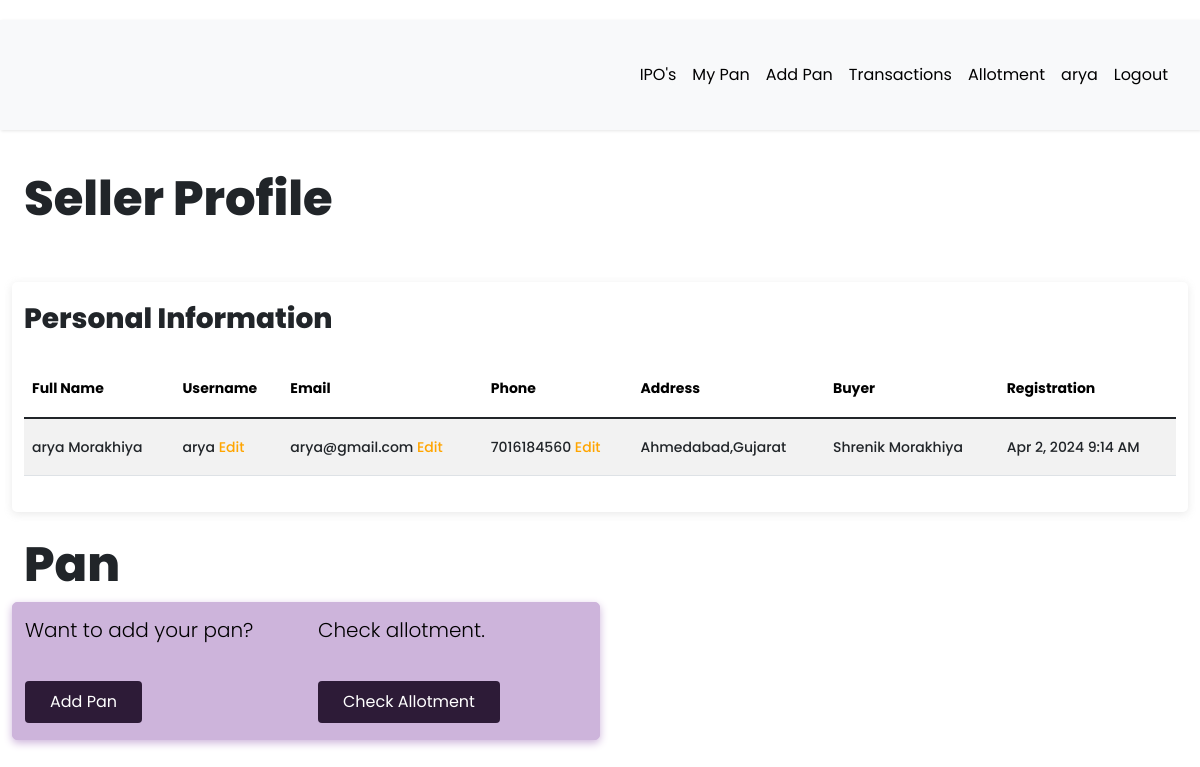
/seller/profile (signed in), run on an earlier commit of the app's database.
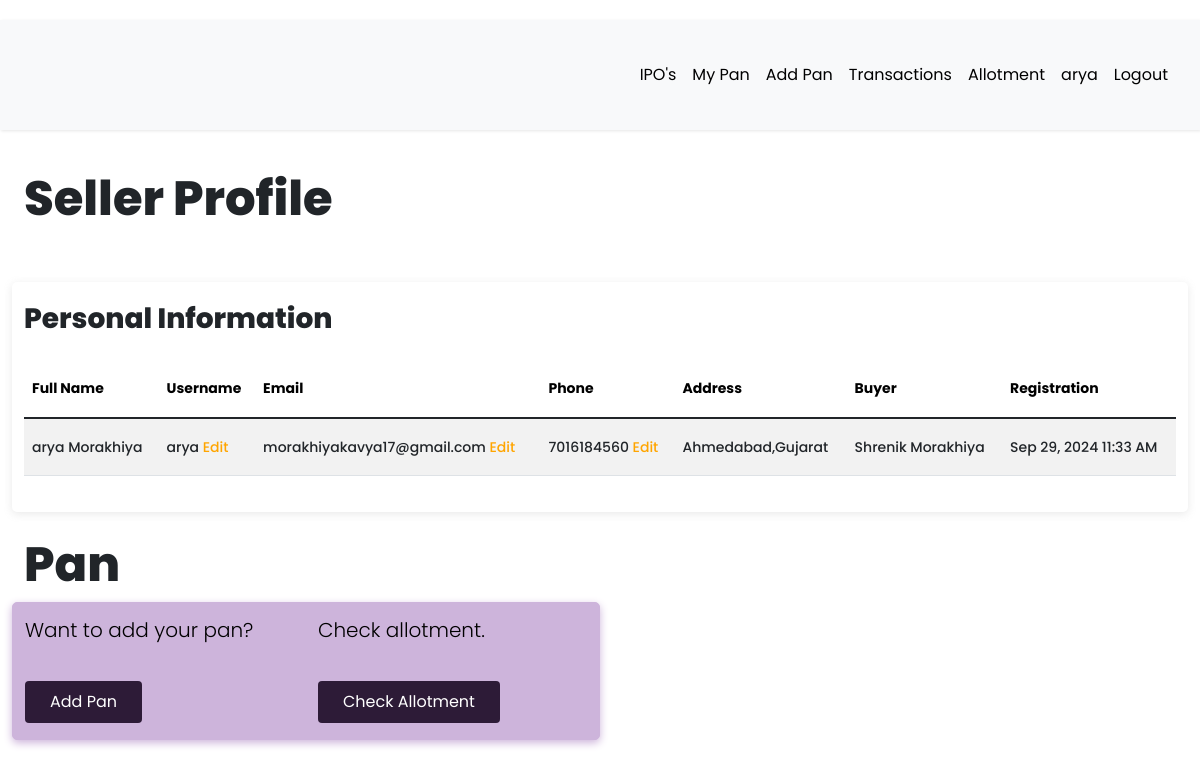
And on a later commit of the database.
### app/models.py (models this page shows, shortened)
class User(db.Model, UserMixin):
    __tablename__ = "user"
    id = db.Column(db.Integer, primary_key=True)
    first_name = db.Column(db.String(64), index=True, default="First Name", nullable=False)
    last_name = db.Column(db.String(64), index=True, nullable=True)
    username = db.Column(db.String(64), index=True, unique=True, nullable=False)
    email = db.Column(db.String(128), index=True, nullable=False)
    password_hash = db.Column(db.String(128))
    confirm_password = db.Column(db.String(128))
    phone_number = db.Column(db.String(20), nullable=False, unique = True)
    verification_phone = db.Column(db.String(20))
    active = db.Column(db.Boolean, nullable=False, default=True)
    delete_account = db.Column(db.Boolean, default=False)
    registered_at = db.Column(db.DateTime, default=datetime.utcnow, nullable=False)
    emails = db.relationship("Email", backref="author", lazy="dynamic")
    type = db.Column(db.String(64))
    __mapper_args__ = {"polymorphic_identity": "user", "polymorphic_on": "type"}
    @property
    def is_active(self):
        return self.active

### app/routes.py (the view)
@app.route("/seller/profile", methods=["GET", "POST"])
@login_required
def seller_profile():
    try:
        if current_user.type == "seller":
            username_form = EditUsernameForm()
            email_form = EditEmailForm()
            phone_form = EditPhoneForm()
            if request.method == "GET":
                username_form.username.data = current_user.username
                email_form.email.data = current_user.email
                phone_form.phone.data = current_user.phone_number
            if username_form.validate_on_submit() and username_form.username.data:
                current_user.username = username_form.username.data
                db.session.commit()
                flash("Username updated.")
                return redirect(url_for("seller_profile"))
            if email_form.validate_on_submit() and email_form.email.data:
                current_user.email = email_form.email.data
                db.session.commit()
                flash("Email updated.")
                return redirect(url_for("seller_profile"))
            if phone_form.validate_on_submit() and phone_form.phone.data:
                current_user.phone_number = phone_form.phone.data
                db.session.commit()
                flash("Phone number updated.")
                return redirect(url_for("seller_profile"))
            return render_template(
                "seller/profile.html",
                title="Seller Profile",
                username_form=username_form,
                email_form=email_form,
                phone_form=phone_form,
            )
        else:
            return flash_message()
    except Exception as e:
        print(f"An error occurred: {e}")
        return f"Error : {e}", 400

### app/models.py (called while the page is built)
@login.user_loader
def load_user(id):
    return User.query.get(int(id))

### app/templates/seller/profile.html (shortened to what this page needs)
{% extends 'base.html' %}
{% import 'bootstrap/wtf.html' as wtf %}
{% block current_user_content %}
<div class="container-fluid content">
    <h1 class="mt-4">{{ title }}</h1><br>
    <div class="row">
        <div class="col-md-12 profile mb-4">
            <h3 class="mb-4">Personal Information</h3>
            <div class="table-responsive">
                <table class="table table-striped">
                    <thead>
                        <tr>
                            <th>Full Name</th>
                            <th>Username</th>
                            <th>Email</th>
                            <th>Phone</th>
                            <th>Address</th>
                            <th>Buyer</th>
                            <th>Registration</th>
                        </tr>
                    </thead>
                    <tbody>
                        <tr>
                            <td>{{ current_user.first_name }} {{ current_user.last_name }}</td>
                            <td>
                                {{ current_user.username }}
                                <a href="#" data-bs-toggle="modal" data-bs-target="#exampleModalCenter">Edit</a>
                            </td>
                            <td>
                                {{ current_user.email }}
                                <a href="#"data-bs-toggle="modal" data-bs-target="#emailModalCenter">Edit</a>
                            </td>
                            <td>
                                {{ current_user.phone_number }}
                                <a href="#"data-bs-toggle="modal" data-bs-target="#phoneModalCenter">Edit</a>
                            </td>
                            <td>{{ current_user.current_residence }}</td>
                            <td>{{ current_user.buyer.first_name }} {{ current_user.buyer.last_name }}</td>
                            <td>{{ moment(current_user.registered_at).format('lll') }}</td>
                        </tr>
                    </tbody>
                </table>
            </div>
        </div>
    </div>
    <div class="row">
        <h1>Pan</h1>
        <div class="col-md-6 success" style="word-wrap: break-word;">
            <div class="row">
                <div class="col-md-6">
                    <p style="color: black;">
                        Want to add your pan? <br><br>
                        <a class="btn" style="background-color: #2d1b37; color: white; " href=" {{ url_for('add_pan') }} ">
                            Add Pan
                        </a>
                    </p>
                </div>
                <div class="col-md-6">
                    <p style="color: black;">
                        Check allotment. <br><br>
                        <a class="btn" style
                            ="background-color: #2d1b37; color: white;" href=" {{ url_for('checking_allotment') }} ">
                            Check Allotment
                        </a>
                    </p>
            </div>
        </div>
    </div>
    {% endblock %}

### app/templates/base.html (shortened to what this page needs)
<!DOCTYPE html>
<html lang="eng">
<head>
  <link rel="stylesheet" href="https://cdnjs.cloudflare.com/ajax/libs/intl-tel-input/16.0.4/css/intlTelInput.css">
  <link rel="stylesheet" type="text/css" href="https://cdn.datatables.net/1.10.25/css/dataTables.bootstrap5.css">
  <link rel="stylesheet" href="{{ url_for('static', filename='css/navbar.css') }}">
  {% if current_user.is_authenticated %}
  <link rel="stylesheet" type="text/css" href="{{ url_for('static', filename='css/custom_current_user.css') }}"
    alt="52 Not available at this momoent">
  <link href="https://cdn.jsdelivr.net/npm/bootstrap@5.3.3/dist/css/bootstrap.min.css" rel="stylesheet"
>
  <link rel="stylesheet" href="{{ url_for('static', filename='css/main.css') }}">
  <link rel="stylesheet"
    href="https://cdnjs.cloudflare.com/ajax/libs/malihu-custom-scrollbar-plugin/3.1.5/jquery.mCustomScrollbar.min.css">
  {% endif %}
</head>
<body>
    {% if current_user.is_authenticated %}
    {% if current_user.is_active %}
    <div class="wrapper">
      <div id="content">
        <nav class="navbar navbar-expand-lg navbar-light bg-light">
          <div class="container-fluid">
            {% if current_user.type == "seller" %}
            <div class="collapse navbar-collapse" id="navbarSupportedContent">
              <ul class="nav navbar-nav ms-auto">
                <li class="nav-item">
                  <a class="nav-link {{ 'link_disabled' if request.endpoint == 'view_product' else '' }}"
                    href="{{ url_for('view_product') }}" alt="459 Not available at this moment">IPO's</a>
                </li>
                <li class="nav-item">
                  <a class="nav-link {{ 'link_disabled' if request.endpoint == 'all_pan' else '' }}"
                    href="{{ url_for('all_pan') }}" alt="459 Not available at this moment">My Pan</a>
                </li>
                <li class="nav-item">
                  <a class="nav-link {{ 'link_disabled' if request.endpoint == 'add_pan' else '' }}"
                    href="{{ url_for('add_pan') }}" alt="459 Not available at this moment">Add Pan</a>
                </li>
                <li class="nav-item">
                  <a class="nav-link {{ 'link_disabled' if request.endpoint == 'all_transaction' else '' }}"
                    href="{{ url_for('all_transaction') }}" alt="459 Not available at this moment">Transactions</a>
                </li>
                <li class="nav-item">
                  <a class="nav-link {{ 'link_disabled' if request.endpoint == 'checking_allotment' else '' }}"
                    href="{{ url_for('checking_allotment') }}" alt="459 Not available at this moment">Allotment</a>
                </li>
                <li class="nav-item ">
                  <a class="nav-link {{ 'link_disabled' if request.endpoint == 'dashboard' else '' }}"
                    href="{{ url_for('dashboard') }}" alt="459 Not available at this moment">{{ current_user.username
                    }}</a>
                </li>
                <li class="nav-item">
                  <a class="nav-link {{ 'link_disabled' if request.endpoint == 'logout' else '' }}"
                    href="{{ url_for('logout') }}" alt="459 Not available at this moment">Logout</a>
                </li>
              </ul>
            </div>
            {% endif %}
        </nav>
        {% block current_user_content %}
        {% endblock %}
      </div>
    </div>
    {% endif %}
    {% endif %}
</body>
</html>

What changed in the data, as far as the page shows it:
changed User "arya": email "arya@gmail.com" → "morakhiyakavya17@gmail.com"; registered_at "Apr 2, 2024 9:14 AM" → "Sep 29, 2024 11:33 AM"
